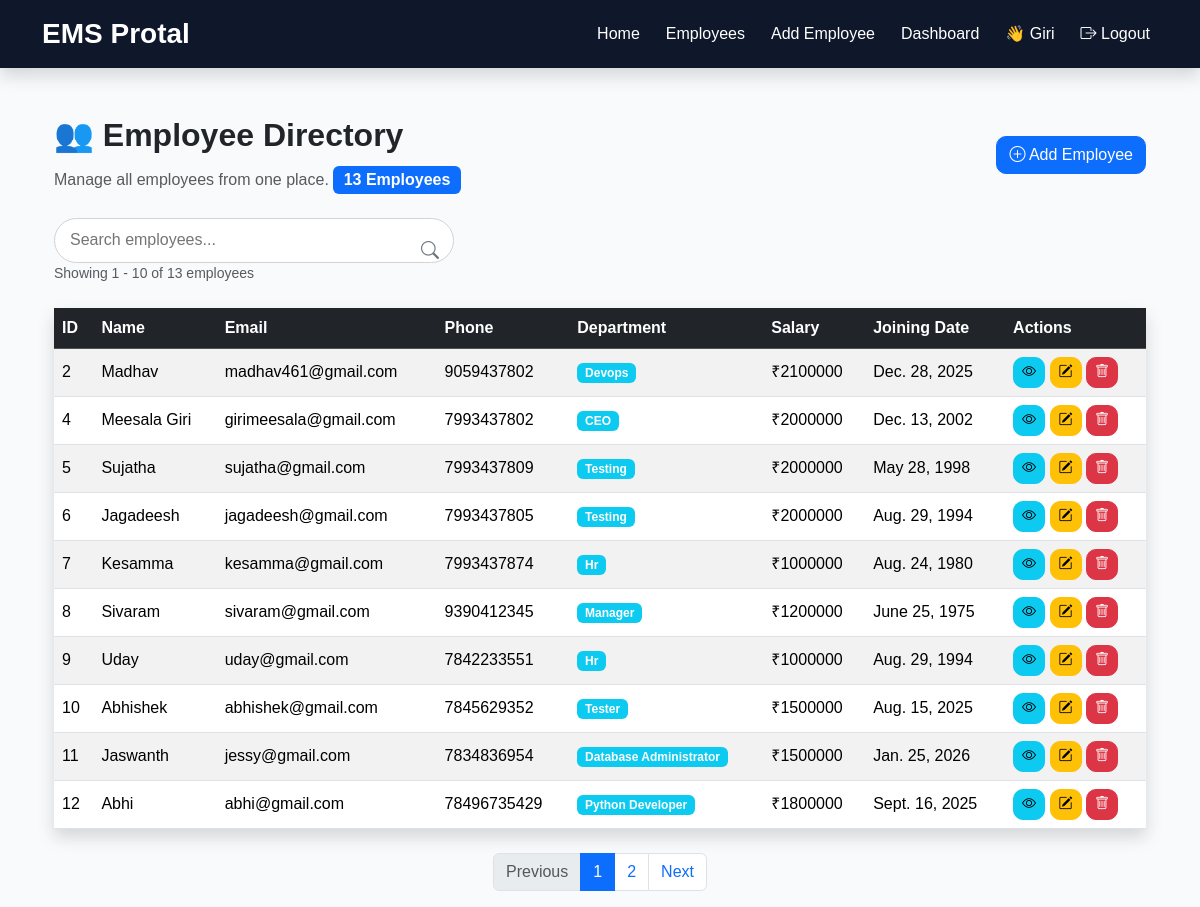
Screenshot of /employees/ (signed in) with the database file from the repository.
### employee/models.py (models this page shows, shortened)
class Employee(models.Model):
    name = models.CharField(max_length=100)
    email = models.EmailField(unique=True)
    phone = models.CharField(max_length=15)
    department = models.CharField(max_length=50)
    salary = models.DecimalField(max_digits=10, decimal_places=2)
    joining_date = models.DateField()
    photo = models.ImageField(
        upload_to="employee_photos/",
        blank=True,
        null=True
    )

### employee/views.py (the view)
# urls.py: path("employees/", views.employee_list, name="employee_list"),
@login_required
def employee_list(request):
    search = request.GET.get("search")
    if search:
        employees = Employee.objects.filter(
            Q(name__icontains=search) |
            Q(email__icontains=search) |
            Q(department__icontains=search)
        )
    else:
        employees = Employee.objects.all()
    total_employees = employees.count()
    paginator = Paginator(employees, 10)
    page_number = request.GET.get("page")
    page_obj = paginator.get_page(page_number)
    return render(request, "employee_list.html", {
        "page_obj": page_obj,
        "total_employees": total_employees,
        "search": search,
    })

### templates/employee_list.html (shortened to what this page needs)
{% extends "base.html" %}
{% block content %}
<div class="container mt-5">
    <div class="d-flex justify-content-between align-items-center mb-4">
        <div>
            <h2 class="fw-bold mb-1">
                👥 Employee Directory
            </h2>
            <p class="text-muted mb-0">
                Manage all employees from one place.
                <span class="badge bg-primary fs-6 mt-2">
                    {{ total_employees }} Employees
                </span>
            </p>
        </div>
        <a href="{% url 'add_employee' %}" class="btn btn-primary">
            <i class="bi bi-plus-circle"></i>
            Add Employee
        </a>
    </div>
    <form method="GET" class="mb-4">
        <div class="search-box">
            <input
                type="text"
                name="search"
                class="search-input"
                placeholder="Search employees..."
                value="{{ request.GET.search }}">
            <div class="d-flex justify-content-between align-items-center mb-3">
                <small class="text-muted">
                    Showing
                    {{ page_obj.start_index }}
                    -
                    {{ page_obj.end_index }}
                    of
                    {{ page_obj.paginator.count }}
                    employees
                </small>
            </div>
            {% if request.GET.search %}
                <a href="{% url 'employee_list' %}" class="search-icon">
                    <i class="bi bi-x-circle-fill"></i>
                </a>
            {% else %}
                <button type="submit" class="search-icon">
                    <i class="bi bi-search"></i>
                </button>
            {% endif %}
        </div>
    </form>
    <table class="table table-hover table-striped align-middle shadow">
        <thead class="table-dark">
            <tr>
                <th>ID</th>
                <th>Name</th>
                <th>Email</th>
                <th>Phone</th>
                <th>Department</th>
                <th>Salary</th>
                <th>Joining Date</th>
                <th>Actions</th>
            </tr>
        </thead>
        <tbody>
            {% for employee in page_obj %}
            <tr>
                <td>{{ employee.id }}</td>
                <td>{{ employee.name }}</td>
                <td>{{ employee.email }}</td>
                <td>{{ employee.phone }}</td>
                <td>
                    <span class="badge bg-info">
                        {{ employee.department }}
                    </span>
                </td>
                <td>₹{{ employee.salary|floatformat:0 }}</td>
                <td>{{ employee.joining_date }}</td>
                <td>
                    <a href="{% url 'employee_details' employee.id %}"
                        class="btn btn-info btn-sm"
                        title="View">
                        <i class="bi bi-eye"></i>
                    </a>
                    <a href="{% url 'edit_employee' employee.id %}"
                        class="btn btn-warning btn-sm"
                        title="Edit">
                        <i class="bi bi-pencil-square"></i>
                    </a>
                    <a href="{% url 'delete_employee' employee.id %}"
                        class="btn btn-danger btn-sm"
                        title="Delete">
                        <i class="bi bi-trash"></i>
                    </a>
                </td>
            </tr>
            {% endfor %}
        </tbody>
    </table>
    <nav class="mt-4">
        <ul class="pagination justify-content-center">
            {% if page_obj.has_previous %}
            <li class="page-item">
                <a class="page-link"
                    href="?page={{ page_obj.previous_page_number }}{% if request.GET.search %}&search={{ request.GET.search }}{% endif %}">
                    Previous
                </a>
            </li>
            {% else %}
            <li class="page-item disabled">
                <span class="page-link">Previous</span>
            </li>
            {% endif %}
            {% for page in page_obj.paginator.page_range %}
            <li class="page-item {% if page == page_obj.number %}active{% endif %}">
                <a class="page-link"
                    href="?page={{ page }}{% if request.GET.search %}&search={{ request.GET.search }}{% endif %}">
                    {{ page }}
                </a>
            </li>
            {% endfor %}
            {% if page_obj.has_next %}
            <li class="page-item">
                <a class="page-link"
                    href="?page={{ page_obj.next_page_number }}{% if request.GET.search %}&search={{ request.GET.search }}{% endif %}">
                    Next
                </a>
            </li>
            {% else %}
            <li class="page-item disabled">
                <span class="page-link">Next</span>
            </li>
            {% endif %}
        </ul>
    </nav>
</div>
{% endblock %}

### templates/base.html (shortened to what this page needs)
{% load static %}
<!DOCTYPE html>
<html lang="en">
    <head>
        <link href="https://cdn.jsdelivr.net/npm/bootstrap@5.3.3/dist/css/bootstrap.min.css" rel="stylesheet">
        <link rel="stylesheet"
            href="https://cdn.jsdelivr.net/npm/bootstrap-icons@1.11.3/font/bootstrap-icons.min.css">
        <link rel="stylesheet" href="{% static 'css/style.css' %}">
    </head>
    <body>
        <nav class="navbar navbar-expand-lg navbar-dark bg-dark shadow">
            <div class="container">
                <a class="navbar-brand fw-bold" href="/">
                    EMS Protal
                </a>
                <div class="collapse navbar-collapse" id="navbarNav">
                    <ul class="navbar-nav ms-auto">
                        {% if user.is_authenticated %}
                        <li class="nav-item">
                            <a class="nav-link" href="{% url 'home' %}">Home</a>
                        </li>
                        <li class="nav-item">
                            <a class="nav-link" href="{% url 'employee_list' %}">Employees</a>
                        </li>
                        <li class="nav-item">
                            <a class="nav-link" href="{% url 'add_employee' %}">Add Employee</a>
                        </li>
                        <li class="nav-item">
                            <a class="nav-link" href="{% url 'dashboard' %}">Dashboard</a>
                        </li>
                        <li class="nav-item">
                            <span class="nav-link">
                                👋 {{ user.username }}
                            </span>
                        </li>
                        <li class="nav-item">
                            <a class="nav-link"
                                href="#"
                                data-bs-toggle="modal"
                                data-bs-target="#logoutModal">
                                <i class="bi bi-box-arrow-right"></i>
                                Logout
                            </a>
                        </li>
                    {% endif %}
                    </ul>
                </div>
            </div>
        </nav>
        <main class="container mt-5">
            {% block content %}
            {% endblock %}
        </main>
    </body>
</html>

### static/css/style.css (style rules this page uses)
* { margin:0; padding:0; box-sizing:border-box; }
body { background:#F8FAFC; font-family:Arial, Helvetica, sans-serif; }
.navbar { background:#0F172A !important; }
.navbar-brand { font-size:28px; font-weight:bold; }
.nav-link { color:white !important; margin-left:10px; }
.btn { border-radius:10px; }
.search-box { position: relative; width: 400px; }
.search-input { width: 100%; height: 45px; padding: 0 45px 0 15px; border: 1px solid #ced4da; border-radius: 25px; outline: none; font-size: 16px; }
.search-icon { position: absolute; right: 15px; top: 50%; transform: translateY(-50%); background: none; border: none; color: #6c757d; text-decoration: none; cursor: pointer; font-size: 18px; }

### rows the page displays
Employee: id "2", name "Madhav", email "madhav461@gmail.com", phone "9059437802", department "Devops", salary "2100000", joining_date "Dec. 28, 2025"
Employee: id "4", name "Meesala Giri", email "girimeesala@gmail.com", phone "7993437802", department "CEO", salary "2000000", joining_date "Dec. 13, 2002"
Employee: id "5", name "Sujatha", email "sujatha@gmail.com", phone "7993437809", department "Testing", salary "2000000", joining_date "May 28, 1998"
Employee: id "6", name "Jagadeesh", email "jagadeesh@gmail.com", phone "7993437805", department "Testing", salary "2000000", joining_date "Aug. 29, 1994"
Employee: id "7", name "Kesamma", email "kesamma@gmail.com", phone "7993437874", department "Hr", salary "1000000", joining_date "Aug. 24, 1980"
Employee: id "8", name "Sivaram", email "sivaram@gmail.com", phone "9390412345", department "Manager", salary "1200000", joining_date "June 25, 1975"
Employee: id "9", name "Uday", email "uday@gmail.com", phone "7842233551", department "Hr", salary "1000000", joining_date "Aug. 29, 1994"
Employee: id "10", name "Abhishek", email "abhishek@gmail.com", phone "7845629352", department "Tester", salary "1500000", joining_date "Aug. 15, 2025"
Employee: id "11", name "Jaswanth", email "jessy@gmail.com", phone "7834836954", department "Database Administrator", salary "1500000", joining_date "Jan. 25, 2026"
Employee: id "12", name "Abhi", email "abhi@gmail.com", phone "78496735429", department "Python Developer", salary "1800000", joining_date "Sept. 16, 2025"

### other values shown
{{ user.username }} "Giri"
{{ total_employees }} "13"
{{ page_obj.start_index }} "1"
{{ page_obj.end_index }} "10"
{{ page_obj.paginator.count }} "13"
{{ page }} "1" "2"
